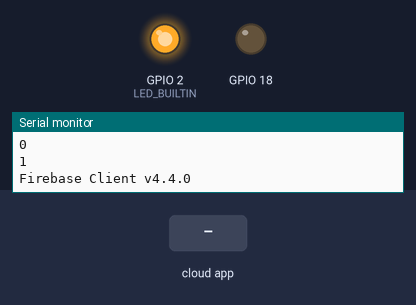
The sketch below on a simulated ESP32. Shown: output pins drawn as LEDs (lit = HIGH), the last lines printed to the serial monitor. Dashed ring = blinking. The inputs (shaded band) are chosen by the test bench. WiFi joins after 1.5 s; servers stay silent unless stated; the local clock reads 2024-03-15 10:24:30 at power-on unless the sketch sets it; the Firebase database answers and starts empty.

Above: at 3.2 s.
3.3 s: the phone or cloud app sets alamSis to 1
5.0 s: the phone or cloud app sets alarma to 1
At 5.5 s:
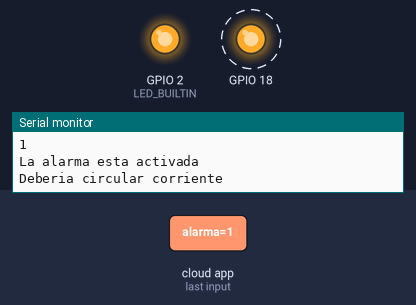
8.0 s: the phone or cloud app sets alarma to 0
At 8.4 s:
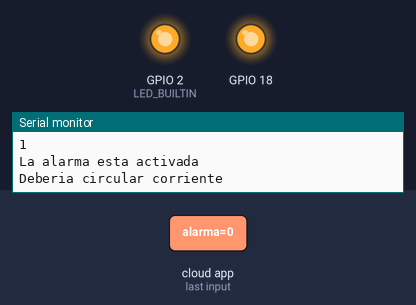
Timing chart, 0 to 11.0 s (numbered marks = the images above; inputs shaded):
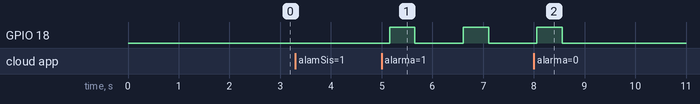

Measured:
- after the input at 5.0 s, GPIO 18: alternates HIGH for 0.50 s and LOW for 0.95 s, starting after 0.16 s
- after the input at 8.0 s, GPIO 18: goes on until 8.6 s, then stays LOW

The sketch:

main.ino
```cpp
#include <Arduino.h>
#include <WiFi.h>
#include <ESP_Mail_Client.h> //Documentación: https://github.com/mobizt/ESP-Mail-Client/blob/master/README.md
#include <FirebaseESP32.h>
#include <ESP32Time.h>
// Si ocurre algun error desinstalar y volver a instalar las librerías que tiran error

//Configuracion del servidor NTP
const char* ntpServer = "pool.ntp.org"; //Servidor NTP
const long gmtOffset_sec = (-4*3600) + 3600;     //Desplazamiento GMT
const int daylightOffset_sec = 0;       //Compensa

using namespace std;

// WiFi
#define SSID "ETRR Free"
#define PASSWORD ""

// Nombre servidor smtp
#define SMTP_HOST "smtp.gmail.com"
#define SMTP_PORT esp_mail_smtp_port_465

// Credenciales de la cuenta remitente
#define AUTHOR_EMAIL "pythonnexample@gmail.com"
#define AUTHOR_PASSWORD "rjvjltqrzdatisvu"

ESP32Time rtc;
//Defino Firebase objects
#define API_KEY "onRVw4e1U3GPcL9QOLwoLWteRvEk7945GKPgILH3"
#define DATABASE_URL "https://fir-test-50790-default-rtdb.firebaseio.com/"

// Define Firebase Data object
FirebaseData fbdo;
FirebaseConfig config;
SMTPSession smtp;

bool flag_conectado = false;
int contador_segundos;

bool valor = true;

void sendEmail (String);
void alarmaActivada(void);
void sistemaAlarma (void);

void setup(){
  pinMode(LED_BUILTIN, OUTPUT);
  pinMode(18, OUTPUT);
  Serial.begin(9600);
  Serial.println("Bienvenido a la consola de pruebas...");

  WiFi.begin(SSID, PASSWORD);

  while((WiFi.status() != WL_CONNECTED) && (!flag_conectado)){
    delay(1000);
    Serial.println(contador_segundos);
    contador_segundos ++;
    if (contador_segundos == 60) flag_conectado = true; // Coloco esta condición como timeout = 2s, para que en caso de que no se pueda conectar pueda salir del lazo del while.
  }
  if(WiFi.status() == WL_CONNECTED){
    digitalWrite(LED_BUILTIN, HIGH);
  }
  else{
    digitalWrite(LED_BUILTIN, LOW);
  }
  Serial.printf("Firebase Client v%s\n\n", FIREBASE_CLIENT_VERSION);

  /* Assign the api key (required) */
  config.api_key = API_KEY;

  /* Assign the RTDB URL (required) */
  config.database_url = DATABASE_URL;

  Firebase.begin(DATABASE_URL, API_KEY);
  Firebase.reconnectWiFi(true);
  Firebase.setDoubleDigits(5);

  configTime(gmtOffset_sec, daylightOffset_sec, ntpServer);
}

bool flag = false;
//amplitud de la señal
float sinVal;
//frecuencia del tono
int toneVal;
//estado de la alarma
bool stateAlarm = false;

void loop(){
    String alarm;
    Firebase.getString(fbdo,"User/alamSis",&alarm);
    if (alarm == "1"){
      Serial.println("El sistema de alarma esta prendido");
      sistemaAlarma();
    }
    // digitalWrite(18,HIGH);
}

void sistemaAlarma (){
    Firebase.getString(fbdo,"User/alarma");
    Serial.println(fbdo.stringData());
    if(fbdo.stringData() == "1"){
        Serial.println("La alarma esta activada");
        Firebase.getString(fbdo,"User/email");
        String email = fbdo.stringData();
        if(flag == false){
          Serial.print(email);
        // sendEmail(email);
        }
        alarmaActivada();
    }else{
      Serial.println("oo");
      digitalWrite(18, LOW);
    }
}

void sendEmail (String email){
    //
    //smtp.debug(1);

    /* Declaramos una Sesion para poder configurar*/
    ESP_Mail_Session session;

    session.server.host_name = SMTP_HOST;
    session.server.port = SMTP_PORT;
    session.login.email = AUTHOR_EMAIL;
    session.login.password = AUTHOR_PASSWORD;

    /* Declaramos una variable para el mensaje */
    SMTP_Message message;

    /* Especificar los encabezados*/
    message.sender.name = "Firebase Security";
    message.sender.email = AUTHOR_EMAIL;
    message.subject = "ALARMA ACTIVADA";
    message.addRecipient(email,email);

    String textMsg = rtc.getTime("%A, %B %d %Y %H:%M:%S");
    message.text.content = textMsg.c_str();

    message.text.charSet = "us-ascii";
    message.text.transfer_encoding = Content_Transfer_Encoding::enc_7bit; // sin codificación

    message.priority = esp_mail_smtp_priority::esp_mail_smtp_priority_normal;

    /* Conectar al servidor con la configuracios de la sesión*/
    if (!smtp.connect(&session)){
      Serial.println("No se pudo conectar");
    }

    /* Envía el correo y cierra la sesión */
    if (!MailClient.sendMail(&smtp, &message)){
        Serial.println("Error sending Email, " + smtp.errorReason());
    }
    ESP_MAIL_PRINTF("Liberar memoria: %d\n", MailClient.getFreeHeap());
}

void alarmaActivada(){
  Serial.println("Deberia circular corriente");
  digitalWrite(18,HIGH);
  delay(500);
  digitalWrite(18, LOW);
  delay(500);
  // Firebase.getString(fbdo,"User/alarma");
  // String alarma = fbdo.stringData();
  // // if(alarma == "1"){
  //   //se activa la alarma
  //   stateAlarm=!stateAlarm;
  //   delay(300);
  // }

  // if(stateAlarm==1){
  //   Serial.println("La alarma se deberia sonar");
  //   for(int x=0;x<180;x++){
  //     //convertimos los grados de 0 a 180 a radienas
  //     Serial.println("Dentro del 1er for");
  //     for(int x=0; x<180; x++){
  //       //convertimos los grados de 0 a 180 a radianes

  //       sinVal = (sin(x*(3.1412/180)));
  //       //calculamos el valor de la frecuencia
  //       toneVal = 2000+(int(sinVal*1000));
  //       tone(18, toneVal);
  //       delay(2);
  //       Serial.println("dentro del 2do for");

  //       if(alarma == "1"){
  //         stateAlarm=!stateAlarm;
  //         delay(300);
  //       }else{
  //         noTone(18);
  //       }
  //     }
  //   }
  // }
}
```
